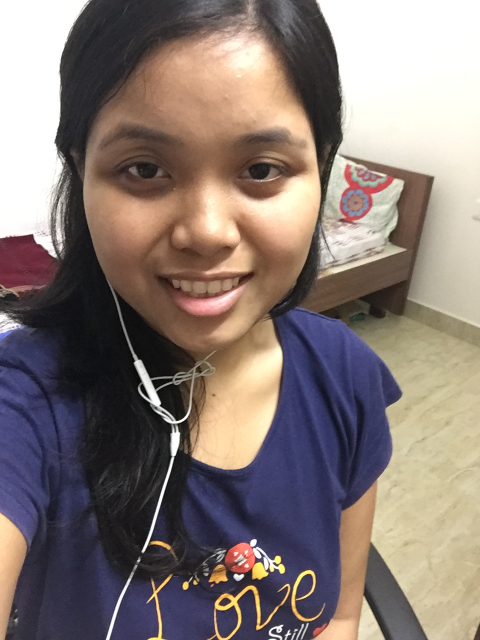
#> input picture test-data/test1.jpg, 960 x 1280 px, found by its file name (shown at 1/2 size); its folder holds only this picture in this run
$ python source_code.py test-data/test1.jpg
#> lines starting #> are read from the running program, lines starting #| are printed output that depends on the picture; long printed decimals are rounded
#> (reads faces.pickle from the repository)
#> (reads labels.pickle from the repository)
#> in takeAttendance, test_img1 is the input picture: shape (1280, 960, 3); mean B, G, R 116.2, 121.2, 134.3
import cv2
import os
import numpy as np
import sys
import pickle
import csv
import time, datetime
import subprocess

subjects = ["", "15IT135", "15IT136","15IT250"]


def detect_face(img):
	gray = cv2.cvtColor(img, cv2.COLOR_BGR2GRAY)
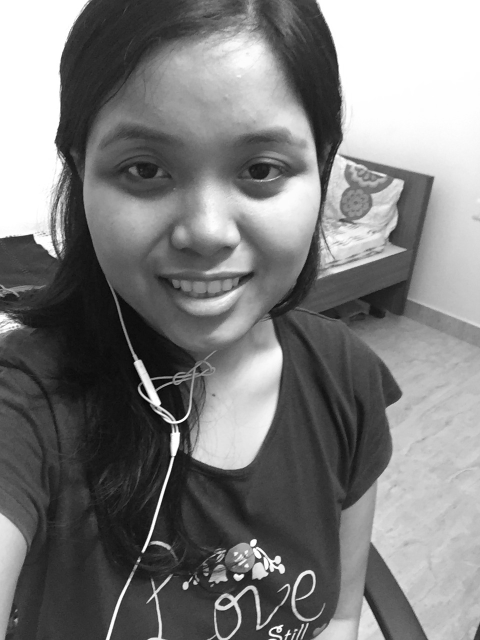
#> gray: shape (1280, 960) (shown at 1/2 size); min 0, max 255, mean 124.5
	face_cascade = cv2.CascadeClassifier('opencv-files/lbpcascade_frontalface.xml')
	faces = face_cascade.detectMultiScale(gray, scaleFactor=1.2, minNeighbors=6);
#> faces = [[107, 101, 614, 614]]
	if (len(faces) == 0):
		return None, None
	(x, y, w, h) = faces[0]
#> x = 107; y = 101; w = 614; h = 614
	return gray[y:y+w, x:x+h], faces[0]


def prepare_training_data(data_folder_path):
	dirs = os.listdir(data_folder_path)
	faces = []
	labels = []
	for dir_name in dirs:
		if not dir_name.startswith("s"):
			continue;
		label = int(dir_name.replace("s", ""))
		subject_dir_path = data_folder_path + "/" + dir_name
		subject_images_names = os.listdir(subject_dir_path)
		for image_name in subject_images_names:
			if image_name.startswith("."):
				continue;
			image_path = subject_dir_path + "/" + image_name
			image = cv2.imread(image_path)
			cv2.imshow("Training on image...", cv2.resize(image, (400, 500)))
			cv2.waitKey(100)
			face, rect = detect_face(image)
			if face is not None:
				faces.append(face)
				labels.append(label)

	cv2.destroyAllWindows()
	cv2.waitKey(1)
	cv2.destroyAllWindows()

	return faces, labels


#faces, labels = prepare_training_data("training-data")
pickle_out_faces=open('faces.pickle','rb')
pickle_out_labels=open('labels.pickle','rb')
faces=pickle.load(pickle_out_faces)
labels=pickle.load(pickle_out_labels)
face_recognizer = cv2.face.LBPHFaceRecognizer_create()
face_recognizer.train(faces, np.array(labels))

def predict(test_img):
	img = test_img.copy()
	face, rect = detect_face(img)
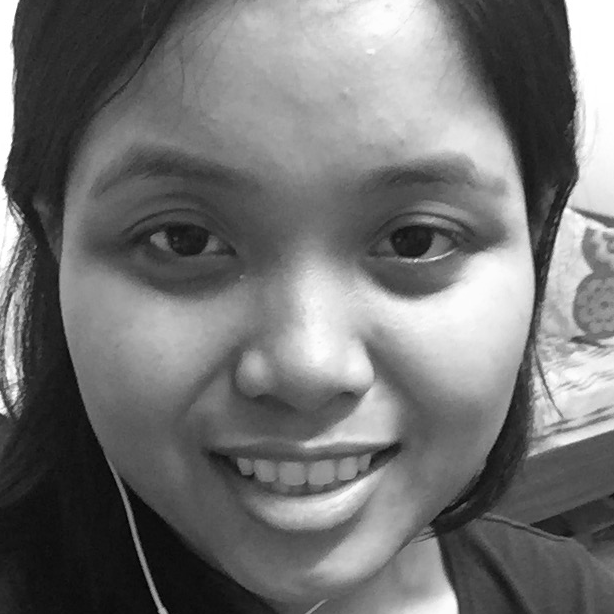
#> face: shape (614, 614); min 0, max 255, mean 114.7
#> rect = [107, 101, 614, 614]
	label, confidence = face_recognizer.predict(face)
#> label = 1; confidence = 17.51
	print(confidence)
#| 17.514
	label_text = subjects[label]
#> label_text = '15IT135'

	return label_text


def takeAttendance():
	#load test images
	# subprocess.run('raspistill', '-o', 'test_data/image.jpg')
	# test_img1 = cv2.imread("test-data/"+'image.jpg')


	test_img1 = cv2.imread("test-data/"+sys.argv[1])

	time_st = time.time()
	current_time = datetime.datetime.fromtimestamp(time_st).strftime('%H:%M:%S')
	current_date = datetime.datetime.fromtimestamp(time_st).strftime('%d/%m/%Y')


	#perform a prediction
	predicted_student = predict(test_img1)
#> predicted_student = '15IT135'
	# print(predicted_student)

	# csv_reader = csv.reader(open('StudentDetails.csv', 'r', encoding='utf-8'))
	with open('StudentDetails.csv', 'r', encoding='utf-8') as f:
#> (reads StudentDetails.csv from the repository)
		csv_reader = csv.reader(f)
		content_as_list = list(csv_reader)

		if current_time >= '13:00:00' and current_time < '14:00:00':
			temp_id = predicted_student[4:]
			int_id = int(temp_id)
			if int_id <= 153:
				int_id = int(temp_id) - 101 + 1
			else:
				int_id = int(temp_id)-201+53+1
			#print(content_as_list[int_id])
			# check1 = content_as_list[int_id][2]
   #          check2 = content_as_list[int_id][3]
			if content_as_list[int_id][4] < current_date:
				check = int(content_as_list[int_id][2])
				check+=1
				content_as_list[int_id][2] = str(check)
				content_as_list[int_id][4] = current_date
				print("Attendance marked for Roll Number: " + predicted_student)
			else:
				print("Don't give multiple attendance")
		elif current_time >= '14:00:00' and current_time < '15:00:00':
			temp_id = predicted_student[4:]
			int_id = int(temp_id)

			if int_id <= 153:
				int_id = int(temp_id) - 101 + 1
			else:
				int_id = int(temp_id)-201+53+1

			if content_as_list[int_id][5] < current_date:
				check = int(content_as_list[int_id][3])
				check+=1
				content_as_list[int_id][5] = current_date
				content_as_list[int_id][3] = str(check)
				print("Attendance marked for Roll Number: " + predicted_student)
			else:
				print("Don't give multiple attendance")
		else:
			print("Class isn't there")

		# print(content_as_list)
		#load_student_attendance = pd.read_csv('StudentDetails.csv')

		#print(content_as_list)

		csv_writer = csv.writer(open('StudentDetails.csv', 'w', newline=''))
		csv_writer.writerows(content_as_list)


takeAttendance()
